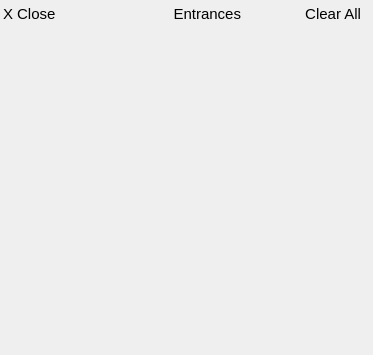
            <widget class="QWidget" name="location_list_page">
             <widget class="QWidget" name="location_list_widget" native="true">
              <property name="geometry">
               <rect>
                <x>0</x>
                <y>0</y>
                <width>364</width>
                <height>346</height>
               </rect>
              </property>
              <property name="sizePolicy">
               <sizepolicy hsizetype="Preferred" vsizetype="Maximum">
                <horstretch>0</horstretch>
                <verstretch>0</verstretch>
               </sizepolicy>
              </property>
              <property name="cursor">
               <cursorShape>ArrowCursor</cursorShape>
              </property>
              <property name="styleSheet">
               <string notr="true"/>
              </property>
              <layout class="QGridLayout" name="location_list_layout">
               <property name="leftMargin">
                <number>2</number>
               </property>
               <property name="topMargin">
                <number>1</number>
               </property>
               <property name="rightMargin">
                <number>2</number>
               </property>
               <property name="bottomMargin">
                <number>2</number>
               </property>
               <property name="horizontalSpacing">
                <number>1</number>
               </property>
               <property name="verticalSpacing">
                <number>0</number>
               </property>
               <item row="0" column="0">
                <layout class="QHBoxLayout" name="top_button_layout">
                 <item>
                  <widget class="QPushButton" name="location_list_close_button">
                   <property name="cursor">
                    <cursorShape>PointingHandCursor</cursorShape>
                   </property>
                   <property name="styleSheet">
                    <string notr="true">text-align: left;
color: black;
font-size: 15px;</string>
                   </property>
                   <property name="text">
                    <string>X Close</string>
                   </property>
                   <property name="flat">
                    <bool>true</bool>
                   </property>
                  </widget>
                 </item>
                 <item>
                  <widget class="QPushButton" name="location_list_entrances_button">
                   <property name="cursor">
                    <cursorShape>PointingHandCursor</cursorShape>
                   </property>
                   <property name="styleSheet">
                    <string notr="true">text-align: right;
color: black;
font-size: 15px;</string>
                   </property>
                   <property name="text">
                    <string>Entrances</string>
                   </property>
                   <property name="flat">
                    <bool>true</bool>
                   </property>
                  </widget>
                 </item>
                 <item>
                  <widget class="QPushButton" name="clear_all_button">
                   <property name="font">
                    <font>
                     <pointsize>-1</pointsize>
                    </font>
                   </property>
                   <property name="cursor">
                    <cursorShape>PointingHandCursor</cursorShape>
                   </property>
                   <property name="styleSheet">
                    <string notr="true">text-align: right;
color: black;
font-size: 15px;</string>
                   </property>
                   <property name="text">
                    <string>Clear All</string>
                   </property>
                   <property name="flat">
                    <bool>true</bool>
                   </property>
                  </widget>
                 </item>
                </layout>
               </item>
               <item row="4" column="0">
                <spacer name="location_list_spacer">
                 <property name="orientation">
                  <enum>Qt::Vertical</enum>
                 </property>
                 <property name="sizeHint" stdset="0">
                  <size>
                   <width>20</width>
                   <height>40</height>
                  </size>
                 </property>
                </spacer>
               </item>
               <item row="3" column="0">
                <layout class="QGridLayout" name="specific_locations_layout">
                 <property name="sizeConstraint">
                  <enum>QLayout::SetFixedSize</enum>
                 </property>
                 <property name="spacing">
                  <number>2</number>
                 </property>
                </layout>
               </item>
              </layout>
             </widget>
            </widget>
